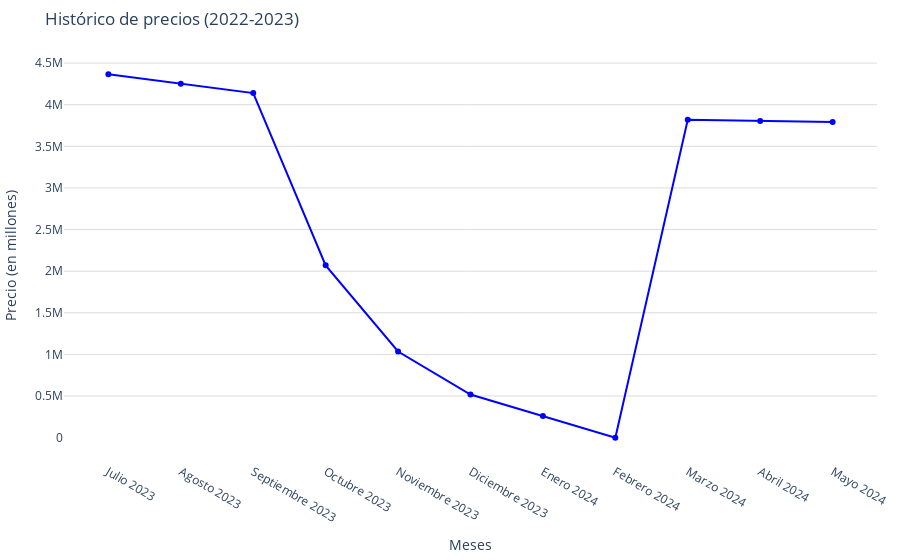

Here is the notebook cell this chart was saved with:
### Code cell
# Suponiendo datos ficticios basados en la descripción del usuario
meses = [
    "Julio 2023", "Agosto 2023", "Septiembre 2023", "Octubre 2023", "Noviembre 2023" , "Diciembre 2023", 
    "Enero 2024", "Febrero 2024", "Marzo 2024", "Abril 2024", "Mayo 2024"]

# Valores supuestos basados en cálculos intermedios mencionados
precios = [
    mediana_precio_df_jul_2023,
    mediana_precio_df_ago_2023,
    mediana_precio_df_sep_2023,
    mediana_precio_df_oct_2023,
    mediana_precio_df_nov_2023,
    mediana_precio_df_dic_2023,
    mediana_precio_df_ene_2024,
    mediana_precio_df_feb_2024,
    mediana_precio_df_mar_2024,
    mediana_precio_df_abr_2024,
    mediana_precio_df_may_2024
]

# Intentando nuevamente crear y mostrar la gráfica con Plotly
fig = go.Figure()
fig.add_trace(go.Scatter(x=meses, y=precios, mode='lines+markers', line=dict(color='blue')))

fig.update_layout(
        title="Histórico de precios (2022-2023)",
        xaxis_title="Meses",        
        yaxis=dict(
            title='Precio (en millones)',
            gridcolor='#dddcda', # Color de las líneas que dividen los rangos del eje Y
            gridwidth=1,
        ),
        legend_title="Segmento",
        barmode='group',
        legend=dict(
            orientation='h',  # Orientación horizontal de la leyenda
            yanchor='bottom',  # Anclar al borde inferior
            y=1.02,  # Colocar la leyenda justo debajo del gráfico
            xanchor='right',
            x=1
        ),
        plot_bgcolor='rgba(0,0,0,0)',  # Color de fondo del gráfico
        margin=dict(l=10, r=10, t=50, b=10) # Ajusta los márgenes (left, right, top, bottom)
    )

fig.show()

### Figure 1 — Plotly figure (JSON) as saved in the notebook; plotly's stock layout.template omitted (floating-point values rounded to 4 significant figures)
{"data": [{"line": {"color": "blue"}, "mode": "lines+markers", "type": "scatter", "x": ["Julio 2023", "Agosto 2023", "Septiembre 2023", "Octubre 2023", "Noviembre 2023", "Diciembre 2023", "Enero 2024", "Febrero 2024", "Marzo 2024", "Abril 2024", "Mayo 2024"], "y": [4365000.0, 4252000.0, 4140000.0, 2070000.0, 1035000.0, 517500.0, 258800.0, 0, 3819000.0, 3805000.0, 3791000.0]}], "layout": {"barmode": "group", "legend": {"orientation": "h", "title": {"text": "Segmento"}, "x": 1, "xanchor": "right", "y": 1.02, "yanchor": "bottom"}, "margin": {"b": 10, "l": 10, "r": 10, "t": 50}, "plot_bgcolor": "rgba(0,0,0,0)", "title": {"text": "Histórico de precios (2022-2023)"}, "xaxis": {"title": {"text": "Meses"}}, "yaxis": {"gridcolor": "#dddcda", "gridwidth": 1, "title": {"text": "Precio (en millones)"}}}}
